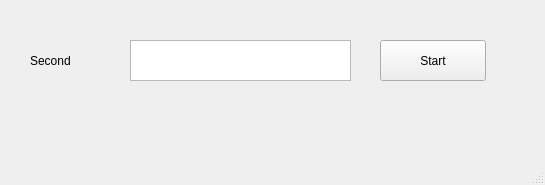
<?xml version="1.0" encoding="UTF-8"?>
<ui version="4.0">
 <class>MainWindow</class>
 <widget class="QMainWindow" name="MainWindow">
  <property name="geometry">
   <rect>
    <x>0</x>
    <y>0</y>
    <width>545</width>
    <height>185</height>
   </rect>
  </property>
  <property name="windowTitle">
   <string>MainWindow</string>
  </property>
  <widget class="QWidget" name="centralwidget">
   <widget class="QPushButton" name="btnStart">
    <property name="geometry">
     <rect>
      <x>380</x>
      <y>40</y>
      <width>106</width>
      <height>41</height>
     </rect>
    </property>
    <property name="text">
     <string>Start</string>
    </property>
   </widget>
   <widget class="QLabel" name="label">
    <property name="geometry">
     <rect>
      <x>30</x>
      <y>50</y>
      <width>80</width>
      <height>21</height>
     </rect>
    </property>
    <property name="text">
     <string>Second</string>
    </property>
   </widget>
   <widget class="QTextEdit" name="txtSecond">
    <property name="geometry">
     <rect>
      <x>130</x>
      <y>40</y>
      <width>221</width>
      <height>41</height>
     </rect>
    </property>
   </widget>
  </widget>
  <widget class="QMenuBar" name="menubar">
   <property name="geometry">
    <rect>
     <x>0</x>
     <y>0</y>
     <width>545</width>
     <height>26</height>
    </rect>
   </property>
  </widget>
  <widget class="QStatusBar" name="statusbar"/>
 </widget>
 <resources/>
 <connections/>
</ui>
